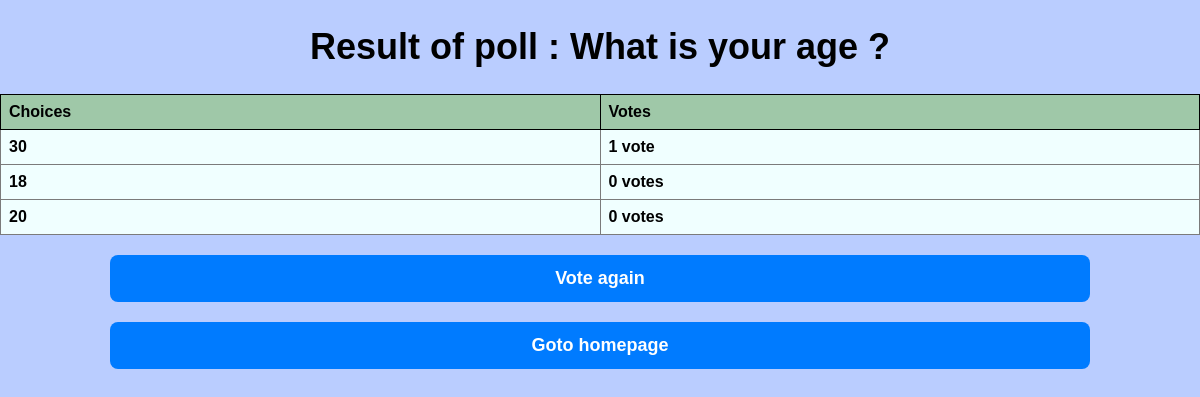
The app's page /1/results with its own data.
### polls/models.py (models this page shows, shortened)
class Question(models.Model):
    question_text = models.CharField(max_length=200, null=True)
    pub_date = models.DateTimeField('date published', auto_now_add=True, null=True)

class Choice(models.Model):
    choice_text = models.CharField(max_length=200, null=True)
    votes = models.IntegerField(default=0)
    question = models.ForeignKey(Question, on_delete=models.CASCADE)

### polls/views.py (the view)
# urls.py: re_path(r'^(?P<question_id>[0-9]+)/results$',views.results, name='results'),
def results(request, question_id):
    question = get_object_or_404(Question, pk=question_id)
    choices = question.choice_set.annotate(num_votes=F('votes')).order_by('-num_votes')
    return render(request, 'polls/results.html', {'question': question, 'choices': choices})

### polls/templates/polls/results.html
{% load static %}
<head>
    <link rel="stylesheet" type="text/css" href="{% static 'css/style.css' %}">
</head>
<h1>Result of poll : {{ question.question_text }}</h1>
<table class="question">
<tr>
  <th>Choices</th>
  <th>Votes</th>
</tr>
    {% for choice in choices %}
    <tr class="choice">
        <td>{{ choice.choice_text }}</td>
        <td>{{ choice.num_votes }} vote{{ choice.num_votes|pluralize }}</td>
    </tr>
    {% endfor %}
</table>
<a href="{% url 'polls:detail' question.id %}" class="btn center">Vote again</a>
<a href="{% url 'polls:index' %}" class="btn center">Goto homepage</a>

### polls/static/css/style.css (style rules this page uses)
h1 { font-size: 36px; margin: 20px 0; text-align: center; }
a { color: #000000; text-decoration: none; margin-right: 10px; }
.btn { display: inline-block; margin-top: 20px !important; padding: 10px 40px; background-color: #007bff; color: #fff; text-decoration: none; font-weight: bolder; font-size: large; border-radius: 8px; }
.center { display: flex; max-width: 75%; justify-content: center; align-items: center; margin: 0 auto; }
table { border-collapse: collapse; margin-bottom: 20px; width: 100%; }
th { background-color: #9fc8a8; border: 1px solid #000; padding: 8px; text-align: left; width: 30%; }
td { border: 1px solid #7b7b7b; background-color: azure; padding: 8px; width: 70%; }
.choice td:first-child { font-weight: bold; width: 10%; }
.choice td:last-child { font-weight: bold; width: 20%; }

### records on screen
Question: question_text "What is your age ?"
Choice: choice_text "30", num_votes "1"
Choice: choice_text "18", num_votes "0"
Choice: choice_text "20", num_votes "0"
